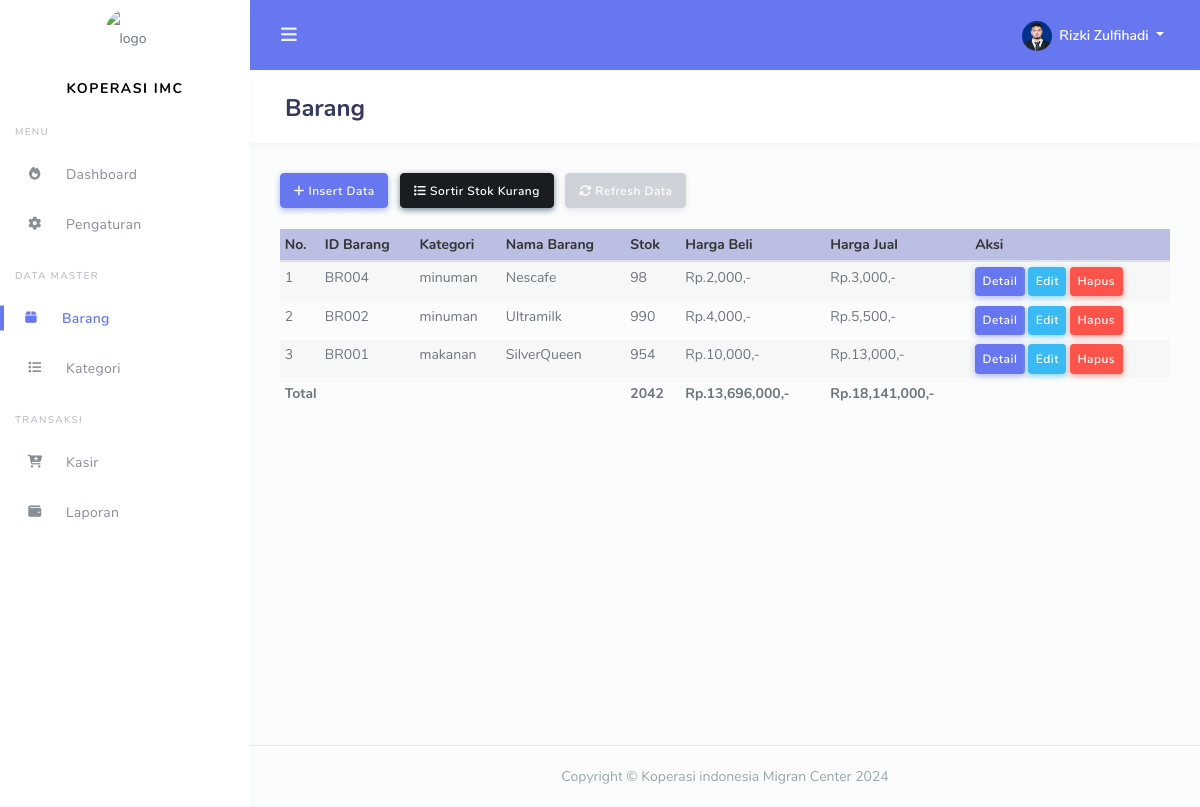
Screenshot of /index.php?page=barang (signed in) with the database file from the repository.
### tables this page shows
CREATE TABLE `member` (
  `id_member` int(11) NOT NULL,
  `nm_member` varchar(255) NOT NULL,
  `alamat_member` text NOT NULL,
  `telepon` varchar(255) NOT NULL,
  `email` varchar(255) NOT NULL,
  `gambar` text NOT NULL,
  `NIK` text NOT NULL
);

CREATE TABLE `barang` (
  `id` int(11) NOT NULL,
  `id_barang` varchar(255) NOT NULL,
  `id_kategori` int(11) NOT NULL,
  `nama_barang` text NOT NULL,
  `merk` varchar(255) NOT NULL,
  `harga_beli` varchar(255) NOT NULL,
  `harga_jual` varchar(255) NOT NULL,
  `satuan_barang` varchar(255) NOT NULL,
  `stok` text NOT NULL,
  `barcode` varchar(20) NOT NULL,
  `tgl_input` varchar(255) NOT NULL,
  `tgl_update` varchar(255) DEFAULT NULL
);

CREATE TABLE `kategori` (
  `id_kategori` int(11) NOT NULL,
  `nama_kategori` varchar(255) NOT NULL,
  `tgl_input` varchar(255) NOT NULL
);

### admin/module/barang/index.php (the view, shortened to what this page needs)
<div class="main-content">
    <section class="section">
        <div class="section-header">
            <h1>Barang</h1>
        </div>
        <div class="section-body">
            <button type="button" class="btn btn-primary btn-md mr-2" data-toggle="modal" data-target="#myModal">
                <i class="fa fa-plus"></i> Insert Data</button>
            <a href="index.php?page=barang&stok=yes" class="btn btn-dark btn-md mr-2">
                <i class="fa fa-list"></i> Sortir Stok Kurang</a>
            <a href="index.php?page=barang" class="btn btn-secondary btn-md">
                <i class="fa fa-refresh"></i> Refresh Data</a>
            <br />
            <div class="table-responsive">
                      <table class="table table-striped table-sm" id="table-1">
                      <thead>
                        <tr style="background:#babfe3;color:#333;">
                            <th>No.</th>
                            <th>ID Barang</th>
                            <th>Kategori</th>
                            <th>Nama Barang</th>
                            <th>Stok</th>
                            <th>Harga Beli</th>
                            <th>Harga Jual</th>
                            <th>Aksi</th>
                        </tr>
                    </thead>
                    <tbody>
                        <?php
						$totalBeli = 0;
						$totalJual = 0;
						$totalStok = 0;
						if($_GET['stok'] == 'yes')
						{
							$hasil = $lihat -> barang_stok();
						}else{
							$hasil = $lihat -> barang();
						}
						$no=1;
						foreach($hasil as $isi) {
					?>
                        <tr>
                            <td><?php echo $no;?></td>
                            <td><?php echo $isi['id_barang'];?></td>
                            <td><?php echo $isi['nama_kategori'];?></td>
                            <td><?php echo $isi['nama_barang'];?></td>
                            <td>
                                <?php if($isi['stok'] == '0'){?>
                                <button class="btn btn-danger"> Habis</button>
                                <?php }else{?>
                                <?php echo $isi['stok'];?>
                                <?php }?>
                            </td>
                            <td>Rp.<?php echo number_format($isi['harga_beli']);?>,-</td>
                            <td>Rp.<?php echo number_format($isi['harga_jual']);?>,-</td>
                            <td>
                                <?php if($isi['stok'] <=  '3'){?>
                                <form method="POST" action="fungsi/edit/edit.php?stok=edit">
                                    <input type="text" name="restok" class="form-control form-control-sm mb-2">
                                    <input type="hidden" name="id" value="<?php echo $isi['id_barang'];?>"
                                        class="form-control">
                                    <button class="btn btn-primary btn-sm">
                                        Restok
                                    </button>
                                    <a href="fungsi/hapus/hapus.php?barang=hapus&id=<?php echo $isi['id_barang'];?>"
                                        onclick="javascript:return confirm('Hapus Data barang ?');">
                                        <button class="btn btn-danger btn-sm">Hapus</button></a>
                                </form>
                                <?php }else{?>
                                <a href="index.php?page=barang/details&barang=<?php echo $isi['id_barang'];?>"><button
                                        class="btn btn-primary btn-sm">Detail</button></a>
                                <a href="index.php?page=barang/edit&barang=<?php echo $isi['id_barang'];?>"><button
                                        class="btn btn-info btn-sm">Edit</button></a>
                                <a href="fungsi/hapus/hapus.php?barang=hapus&id=<?php echo $isi['id_barang'];?>"
                                    onclick="javascript:return confirm('Hapus Data barang ?');"><button
                                        class="btn btn-danger btn-sm">Hapus</button></a>
                                <?php }?>
                        </tr>
                        <?php
							$no++;
							$totalBeli += $isi['harga_beli'] * $isi['stok'];
							$totalJual += $isi['harga_jual'] * $isi['stok'];
							$totalStok += $isi['stok'];
						}
					?>
                    </tbody>
                    <tfoot>
                        <tr>
                            <th colspan="4">Total </td>
                            <th><?php echo $totalStok;?></td>
                            <th>Rp.<?php echo number_format($totalBeli);?>,-</td>
                            <th>Rp.<?php echo number_format($totalJual);?>,-</td>
                            <th colspan="2"></th>
                        </tr>
                    </tfoot>
                      </table>
                    </div>
        </div>
    </section>
</div>
<footer class="main-footer">
    <div class="text-center">
    Copyright &copy; Koperasi indonesia Migran Center 2024
    </div>
</footer>

### index.php (shortened to what this page needs)
<?php
if (!empty($_SESSION['admin'])) {
	require 'config.php';
	$lihat = new view($config);
	include 'admin/template/header.php';
	include 'admin/template/sidebar.php';
	if (!empty($_GET['page'])) {
		include 'admin/module/' . $_GET['page'] . '/index.php';
	} else {
		include 'admin/template/home.php';
	}
	include 'admin/template/footer.php';
} else {
	echo '<script>window.location="login.php"</script>';
	exit;
}

### admin/template/header.php (shortened to what this page needs)
<!DOCTYPE html>
<html lang="en">
<head>
  <link rel="stylesheet" href="stisla-admin/modules/bootstrap/css/bootstrap.min.css">
  <link rel="stylesheet" href="https://cdnjs.cloudflare.com/ajax/libs/font-awesome/6.5.1/css/all.min.css" />
  <link rel="stylesheet" href="stisla-admin/modules/prism/prism.css">
  <link rel="stylesheet" href="stisla-admin/modules/datatables/datatables.min.css">
  <link rel="stylesheet" href="stisla-admin/modules/datatables/DataTables-1.10.16/css/dataTables.bootstrap4.min.css">
  <link rel="stylesheet" href="stisla-admin/modules/datatables/Select-1.2.4/css/select.bootstrap4.min.css">
  <link rel="stylesheet" href="stisla-admin/css/style.css">
  <link rel="stylesheet" href="stisla-admin/css/components.css">
</head>

### admin/template/sidebar.php (shortened to what this page needs)
<?php
$id = $_SESSION['admin']['id_member'];
$hasil_profil = $lihat->member_edit($id);
?>
<div id="app">
    <div class="main-wrapper main-wrapper-1">
        <div class="navbar-bg"></div>
        <nav class="navbar navbar-expand-lg main-navbar">
            <form class="form-inline mr-auto">
                <ul class="navbar-nav mr-3">
                    <li><a href="#" data-toggle="sidebar" class="nav-link nav-link-lg"><i class="fas fa-bars"></i></a></li>
                </ul>
            </form>
            <ul class="navbar-nav navbar-right">
                <li class="dropdown"><a href="#" data-toggle="dropdown" class="nav-link dropdown-toggle nav-link-lg nav-link-user">
                        <img alt="image" src="assets/img/user/<?php echo $hasil_profil['gambar']; ?>" class="rounded-circle mr-1">
                        <div class="d-sm-none d-lg-inline-block"><?php echo $hasil_profil['nm_member']; ?></div>
                    </a>
                </li>
            </ul>
        </nav>
        <div class="main-sidebar sidebar-style-2">
            <aside id="sidebar-wrapper">
                <div class="sidebar-brand">
                <div class="mt-2">
					<img src="assets/img/logo-koperasi.png" alt="logo" width="80" class=" rounded-circle">
                    <a href="index.php" class="d-block" style="line-height: 40px;"> Koperasi IMC</a>
				</div>
                </div>
                <ul class="sidebar-menu mt-3">
                    <li class="menu-header">Menu</li>
                    <li class="<?php echo ($_GET['page'] == '') ? 'active' : ''; ?>"><a class="nav-link" href="index.php"><i class="fas fa-fire"></i> <span>Dashboard</span></a></li>
                    <li class="<?php echo ($_GET['page'] == 'pengaturan') ? 'active' : ''; ?>"><a class="nav-link" href="index.php?page=pengaturan"><i class="fas fa-solid fa-gear"></i></i> <span>Pengaturan</span></a></li>
                    <li class="menu-header">Data Master</li>
                    <li class="<?php echo ($_GET['page'] == 'barang') ? 'active' : ''; ?>"><a class="nav-link" href="index.php?page=barang"><i class="fas fa-solid fa-box"></i> <span>Barang</span></a></li>
                    <li class="<?php echo ($_GET['page'] == 'kategori') ? 'active' : ''; ?>"><a class="nav-link" href="index.php?page=kategori"><i class="fas fa-solid fa-list"></i> <span>Kategori</span></a></li>
                    <li class="menu-header">Transaksi</li>
                    <li class="<?php echo ($_GET['page'] == 'kasir') ? 'active' : ''; ?>"><a class="nav-link" href="index.php?page=kasir"><i class="fas fa-solid fa-cart-plus"></i> <span>Kasir</span></a></li>
                    <li class="<?php echo ($_GET['page'] == 'laporan') ? 'active' : ''; ?>"><a class="nav-link" href="index.php?page=laporan"><i class="fas fa-solid fa-wallet"></i> <span>Laporan</span></a></li>
                </ul>
            </aside>
        </div>

### admin/template/footer.php (shortened to what this page needs)
</div>
</div>
</body>
</html>

### rows the page displays
barang: id_barang "BR004", id_kategori.nama_kategori "minuman", nama_barang "Nescafe", stok "98", harga_beli "2,000", harga_jual "3,000"
barang: id_barang "BR002", id_kategori.nama_kategori "minuman", nama_barang "Ultramilk", stok "990", harga_beli "4,000", harga_jual "5,500"
barang: id_barang "BR001", id_kategori.nama_kategori "makanan", nama_barang "SilverQueen", stok "954", harga_beli "10,000", harga_jual "13,000"

### other values shown
$hasil_profil['nm_member'] "Rizki Zulfihadi"
$totalStok "2042"
$totalBeli "13,696,000"
$totalJual "18,141,000"
